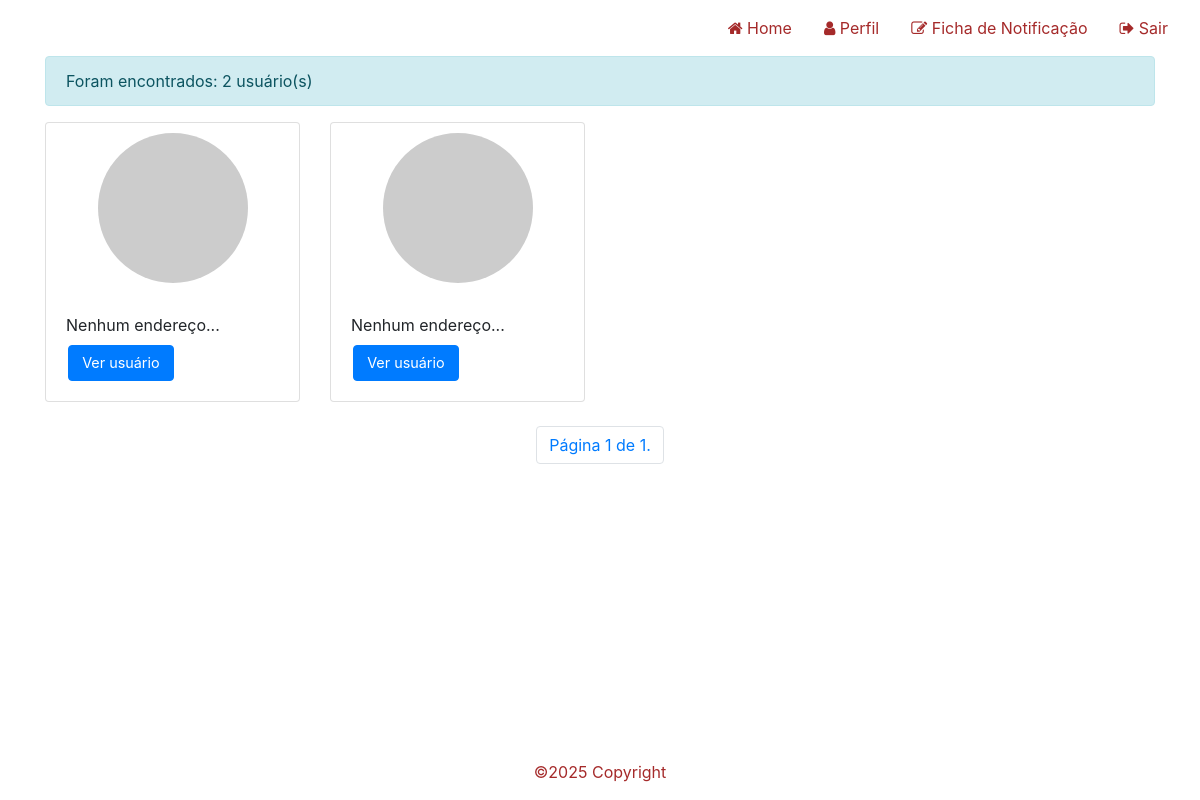
/users/ (signed in), run on the app's committed database.
### searchApp/models/Profile.py (models this page shows)
class Profile(models.Model):
    user = models.OneToOneField(User, on_delete=models.CASCADE)
    token = models.CharField(max_length=255, null=True, blank=True)
    name = models.CharField(max_length=100, default='Nome completo')
    birthday = models.DateField(default=None, null=True, blank=True)
    civil_status = models.IntegerField(choices=STATUS_CHOICES, default=5)
    address = models.CharField(default='Rua, nº, freguesia, Código Postal')
    education = models.IntegerField(choices=EDUCATION_CHOICES, default=4)
    health_informations = models.TextField(default='Descreva sobre o seu atual quadro de obesidade, quais as medicações que faz uso e se possui outras doenças crônicas')
    role = models.IntegerField(choices=ROLE_CHOICE, default=3)
    created_at = models.DateTimeField(auto_now_add=True)
    updated_at = models.DateTimeField(auto_now=True)

### searchApp/views/UsuarioView.py (the view)
@login_required()
def list_users_view(request):
    name = request.GET.get("name")
    neighborhood = request.GET.get("neighborhood")
    city = request.GET.get("city")
    state = request.GET.get("state")
    users = Profile.objects.all()
    if name is not None and name != '':
        users = users.filter(Q(user__first_name__contains=name) | Q(user__username__contains=name))
    if neighborhood is not None:
        users = users.filter(addresses__neighborhood__id=neighborhood)
    elif city:
        users = users.filter(addresses__neighborhood__city__id=city)
    elif state: #is not None:
        users = users.filter(addresses__neighborhood__city__state__id=state)
    paginator = Paginator(users, 8)
    page = request.GET.get('page')
    users = paginator.get_page(page) #get_page verifica qual pág foi selecionada pelo usuário
    get_copy = request.GET.copy() #get.copy copia os parâmetros da url
    parameters = get_copy.pop('page', True) and get_copy.urlencode() #get_copy.urlencod trará o resultado: page=2&page=1&name=&speciality=1&state=1&city=1&neighb orhood=1
    context = {
        'users': users,
        'parameters': parameters
    }
    return render(request, template_name='usuario/usuarios.html', context=context, status=200)

### searchApp/templates/usuario/usuarios.html (shortened to what this page needs)
{% extends "base.html" %}
{% load static %}
{% block content %}
<div id="content">
    <div class="container">
        <div class="alert alert-info">
            Foram encontrados: {{ users|length }} usuário(s)
        </div>
        <div class="row">
            {% for user in users %}
                <div class="col-xs-12 col-md-3 col-lg-3">
                    <div class="card mb-4">
                        <div class="image-circle" style="background-image: url('/media/{{ user.image }}');"></div>
                        <div class="card-body">
                            <div class="address mb-2"
                                 title="{{ user.addresses.first.address }}" alt="{{ user.addresses.first.address }}">
                                {{ user.addresses.first.address|default:"Nenhum endereço."|slice:":15" }}...
                            </div>
                            {% if user.id %}
                                <a href="{% url 'profile' user.id %}" class="btn btn-primary btn-card">Ver usuário</a>
                            {% else %}
                                <span class="text-muted">Usuário sem ID</span>
                            {% endif %}
                        </div>
                    </div>
                </div>
            {% endfor %}
        </div>
        <div class="row">
            <nav aria-label="Page navigation" class="navigation">
                <ul class="pagination">
                    <li class="page-item">
                        <a class="page-link" href="#">Página {{ users.number }} de {{ users.paginator.num_pages }}.</a>
                    </li>
                </ul>
            </nav>
        </div>
    </div>
</div>
{% endblock %}

### searchApp/templates/base.html (shortened to what this page needs)
{% load static %}
<!DOCTYPE html>
<html lang="pt-BR">
    <head>
        <link rel="stylesheet" href="https://stackpath.bootstrapcdn.com/bootstrap/4.4.1/css/bootstrap.min.css">
        <link rel="stylesheet" href="https://stackpath.bootstrapcdn.com/font-awesome/4.7.0/css/font-awesome.min.css">
        <link rel="stylesheet" href="{% static 'css/global.css' %}">
    </head>
    <body>
        <header>
            <nav class="navbar justify-content-end navbar-expand-lg">
                <ul class="nav">
                    <li class="nav-item">
                        <a class="nav-link" href="/">
                            <i class="fa fa-home"></i> Home
                        </a>
                    </li>
                    {% if user.is_authenticated %}
                        <li class="nav-item">
                            <a class="nav-link" href="{% url 'profiles' %}">
                                <i class="fa fa-user"></i> Perfil
                            </a>
                        </li>
                        <li class="nav-item">
                            <a class="nav-link" href="{% url 'edit-profile' %}">
                                <i class="fa fa-edit"></i> Ficha de Notificação
                            </a>
                        </li>
                        <li class="nav-item">
                            <a class="nav-link" href="{% url 'logout' %}">
                                <i class="fa fa-sign-out"></i> Sair
                            </a>
                        </li>
                    {% endif %}
                </ul>
            </nav>
        </header>
        {% block content %}{% endblock %}
        <footer class="page-footer font-small">
            <div class="footer-copyright text-center py-3">©2025 Copyright
            </div>
        </footer>
    </body>
</html>

### searchApp/static/css/global.css (style rules this page uses)
#content { min-height: calc(100vh - 112px); }
.image-circle { width: 150px; height: 150px; border-radius: 100%; margin: 10px auto; background-size: contain; background-color: #ccc; }
.btn-card { width: 49.5%; float: left; font-size: 0.9em; }
.btn-card:last-child { margin-left: 1%; }
.navigation { margin: 0 auto; }

### searchApp/templates/base.html (style rules this page uses)
.navbar .nav-link { color: brown !important; }
footer { color: brown; }

### data on the page
Profile: addresses.first.address "Nenhum endereço", shows "Ver usuário"
Profile: addresses.first.address "Nenhum endereço", shows "Ver usuário"

### other printed values
{{ users|length }} "2"
{{ users.number }} "1"
{{ users.paginator.num_pages }} "1"
